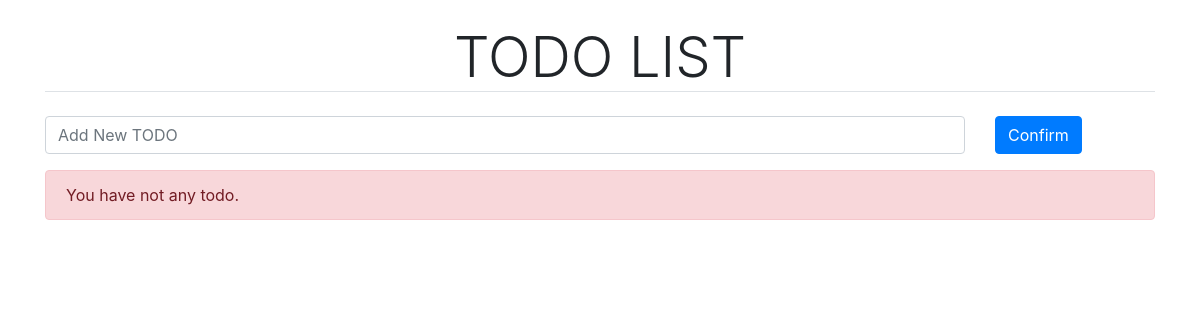
Before: / with the older database file.
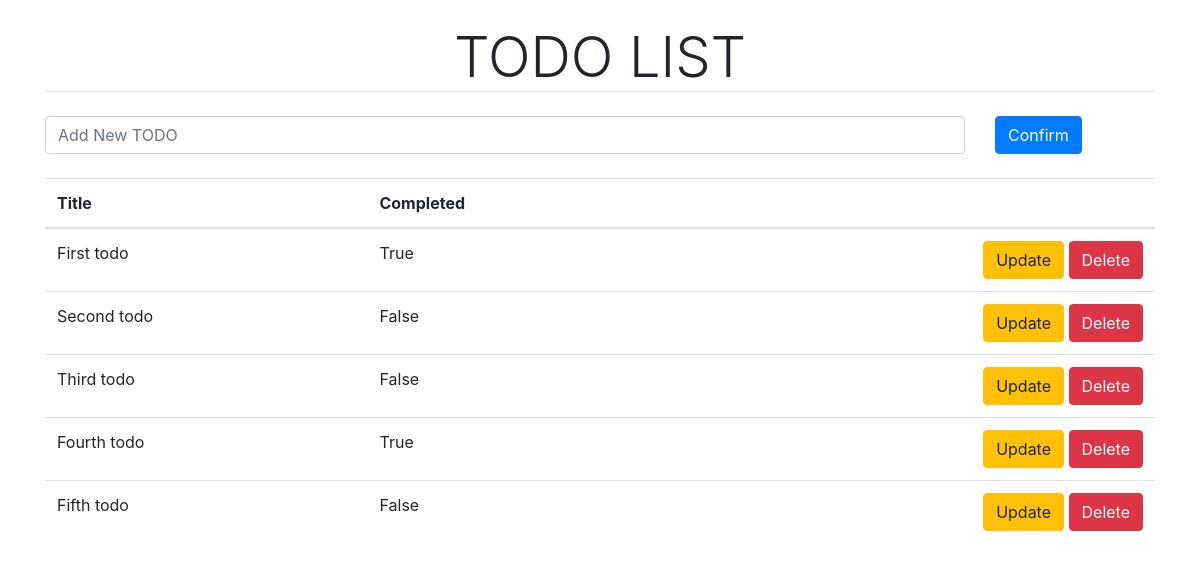
After: the same page with the newer database file.
### todo/models/todo_list.py (models this page shows, shortened)
class TodoModel(models.Model):
    title = models.CharField(max_length=25)
    is_completed = models.BooleanField()

### todo/views/base.py (the view)
# urls.py: path('', base),
def base(request):
    todos = TodoModel.objects.all()
    return render(request, "base.html", {
        'todos':todos
    })

### todo/templates/base.html (shortened to what this page needs)
<!doctype html>
<html lang="en">
  <head>
    <link rel="stylesheet" href="https://cdn.jsdelivr.net/npm/bootstrap@4.6.0/dist/css/bootstrap.min.css">
  </head>
  <body>
    <div class="container">
      <h1 class="display-4 text-center mt-4 border-bottom">TODO LIST</h1>
      <form action="{% url 'add-todo' %}" class="mt-4" method="POST">
        <div class="form-group">
          <div class="row">
            <div class="col-sm-10">
              <input type="text" class="form-control" name="todoTitle" id="formGroupExampleInput" placeholder="Add New TODO">
            </div>
            <div class="col-sm-2">
              <button class="btn btn-primary" type="submit">Confirm</button>
            </div>
          </div>
        </div>
      </form>
        {% if todos %}
        <table class="table mt-4">
          <thead>
              <tr>
                <th scope="col">Title</th>
                <th scope="col">Completed</th>
                <th scope="col"></th>
              </tr>
            </thead>
            <tbody>
              {% for todo in todos %}
              <tr>
                <td>{{todo.title}}</td>
                <td>{{todo.is_completed}}</td>
                <td>
                  <div class="float-right">
                    <a href="/update_todo/{{todo.id}}" class="btn btn-warning">Update</a>
                    <a href="/delete_todo/{{todo.id}}" class="btn btn-danger">Delete</a>
                  </div>
                </td>
              </tr>
              {% endfor %}
            </tbody>
          </table>
          {% else %}
          <div class="alert alert-danger mt-3">You have not any todo.</div>
          {% endif %}
        </div>
  </body>
</html>

Changed rows visible on the page:
added TodoModel: title "First todo", is_completed "True"
added TodoModel: title "Second todo", is_completed "False"
added TodoModel: title "Third todo", is_completed "False"
added TodoModel: title "Fourth todo", is_completed "True"
added TodoModel: title "Fifth todo", is_completed "False"
Other visible differences:
text no longer shown: "You have not any todo."
text now shown: "Title Completed"
